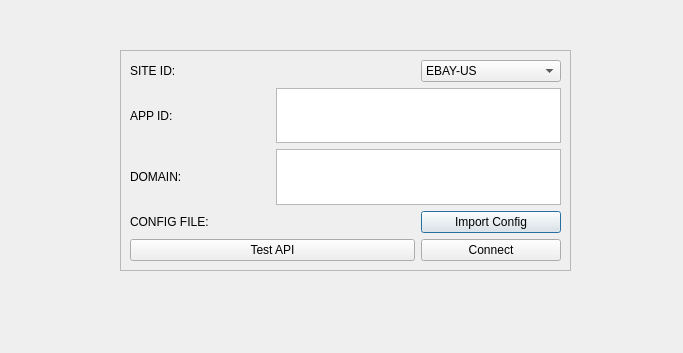
<?xml version="1.0" encoding="UTF-8"?>
<ui version="4.0">
 <class>form_EbayAPI</class>
 <widget class="QDialog" name="form_EbayAPI">
  <property name="geometry">
   <rect>
    <x>0</x>
    <y>0</y>
    <width>683</width>
    <height>353</height>
   </rect>
  </property>
  <property name="windowTitle">
   <string>Ebay API Settings</string>
  </property>
  <widget class="QFrame" name="frame">
   <property name="geometry">
    <rect>
     <x>120</x>
     <y>50</y>
     <width>451</width>
     <height>221</height>
    </rect>
   </property>
   <property name="frameShape">
    <enum>QFrame::Shape::StyledPanel</enum>
   </property>
   <property name="frameShadow">
    <enum>QFrame::Shadow::Raised</enum>
   </property>
   <layout class="QGridLayout" name="gridLayout_2">
    <item row="0" column="0">
     <layout class="QGridLayout" name="gridLayout">
      <item row="0" column="2">
       <widget class="QComboBox" name="comboBox_SITE_ID">
        <item>
         <property name="text">
          <string>EBAY-US</string>
         </property>
        </item>
        <item>
         <property name="text">
          <string>EBAY-ENCA</string>
         </property>
        </item>
        <item>
         <property name="text">
          <string>EBAY-GB</string>
         </property>
        </item>
        <item>
         <property name="text">
          <string>EBAY-AU</string>
         </property>
        </item>
        <item>
         <property name="text">
          <string>EBAY-AT</string>
         </property>
        </item>
        <item>
         <property name="text">
          <string>EBAY-FRBE</string>
         </property>
        </item>
        <item>
         <property name="text">
          <string>EBAY-FR</string>
         </property>
        </item>
        <item>
         <property name="text">
          <string>EBAY-DE</string>
         </property>
        </item>
        <item>
         <property name="text">
          <string>EBAY-MOTOR</string>
         </property>
        </item>
        <item>
         <property name="text">
          <string>EBAY-IT</string>
         </property>
        </item>
        <item>
         <property name="text">
          <string>EBAY-NLBE</string>
         </property>
        </item>
        <item>
         <property name="text">
          <string>EBAY-NL</string>
         </property>
        </item>
        <item>
         <property name="text">
          <string>EBAY-ES</string>
         </property>
        </item>
        <item>
         <property name="text">
          <string>EBAY-CH</string>
         </property>
        </item>
        <item>
         <property name="text">
          <string>EBAY-HK</string>
         </property>
        </item>
        <item>
         <property name="text">
          <string>EBAY-IE</string>
         </property>
        </item>
        <item>
         <property name="text">
          <string>EBAY-MY</string>
         </property>
        </item>
        <item>
         <property name="text">
          <string>EBAY-FRCA</string>
         </property>
        </item>
        <item>
         <property name="text">
          <string>EBAY-PH</string>
         </property>
        </item>
        <item>
         <property name="text">
          <string>EBAY-PL</string>
         </property>
        </item>
        <item>
         <property name="text">
          <string>EBAY-SG</string>
         </property>
        </item>
       </widget>
      </item>
      <item row="3" column="2">
       <widget class="QPushButton" name="button_IMPORT_CONFIG">
        <property name="text">
         <string>Import Config</string>
        </property>
       </widget>
      </item>
      <item row="2" column="0">
       <widget class="QLabel" name="label_domain">
        <property name="text">
         <string>DOMAIN:</string>
        </property>
       </widget>
      </item>
      <item row="0" column="0" colspan="2">
       <widget class="QLabel" name="label_site_id">
        <property name="text">
         <string>SITE ID:</string>
        </property>
       </widget>
      </item>
      <item row="2" column="1" colspan="2">
       <widget class="QTextEdit" name="text_Domain"/>
      </item>
      <item row="1" column="0">
       <widget class="QLabel" name="label_app_id">
        <property name="text">
         <string>APP ID:</string>
        </property>
       </widget>
      </item>
      <item row="4" column="2">
       <widget class="QPushButton" name="button_CONNECT">
        <property name="text">
         <string>Connect</string>
        </property>
       </widget>
      </item>
      <item row="3" column="0" colspan="2">
       <widget class="QLabel" name="label_config_file">
        <property name="text">
         <string>CONFIG FILE:</string>
        </property>
       </widget>
      </item>
      <item row="4" column="0" colspan="2">
       <widget class="QPushButton" name="pushButton">
        <property name="text">
         <string>Test API</string>
        </property>
       </widget>
      </item>
      <item row="1" column="1" colspan="2">
       <widget class="QTextEdit" name="text_AppID"/>
      </item>
     </layout>
    </item>
   </layout>
  </widget>
 </widget>
 <resources/>
 <connections/>
</ui>
